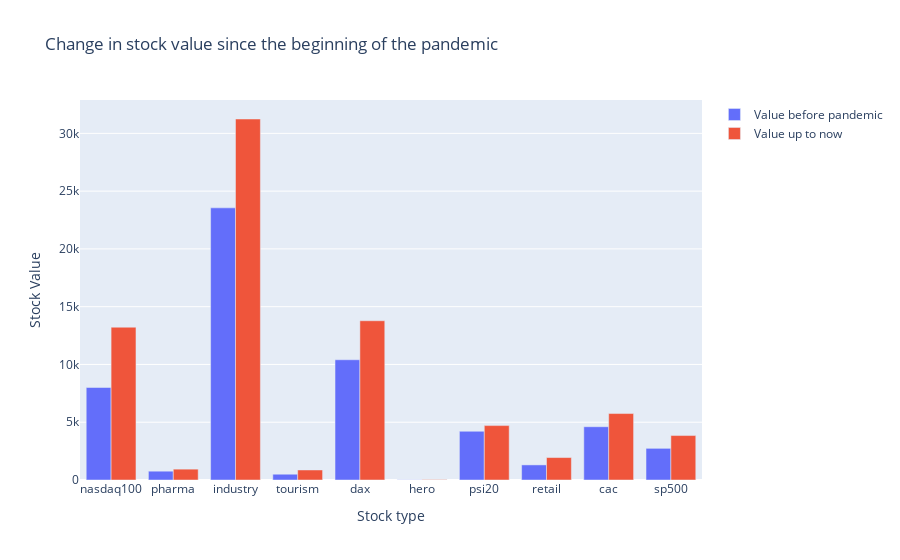

Notebook cell for this chart:
### Code cell
fig.show()

### Figure 1 — Plotly figure (JSON) as saved in the notebook; plotly's stock layout.template omitted (floating-point values rounded to 4 significant figures)
{"data": [{"name": "Value before pandemic", "type": "bar", "x": ["nasdaq100", "pharma", "industry", "tourism", "dax", "hero", "psi20", "retail", "cac", "sp500"], "y": [8006.0, 762.0, 23550.0, 500.3, 10407, 16.16, 4217.0, 1307.0, 4610.0, 2740.0]}, {"name": "Value up to now", "type": "bar", "x": ["nasdaq100", "pharma", "industry", "tourism", "dax", "hero", "psi20", "retail", "cac", "sp500"], "y": [13220.0, 938.6, 31240.0, 868.0, 13781, 33.16, 4709.0, 1943.0, 5751.0, 3847.0]}], "layout": {"title": {"text": "Change in stock value since the beginning of the pandemic"}, "xaxis": {"title": {"text": "Stock type"}}, "yaxis": {"title": {"text": "Stock Value"}}}}
